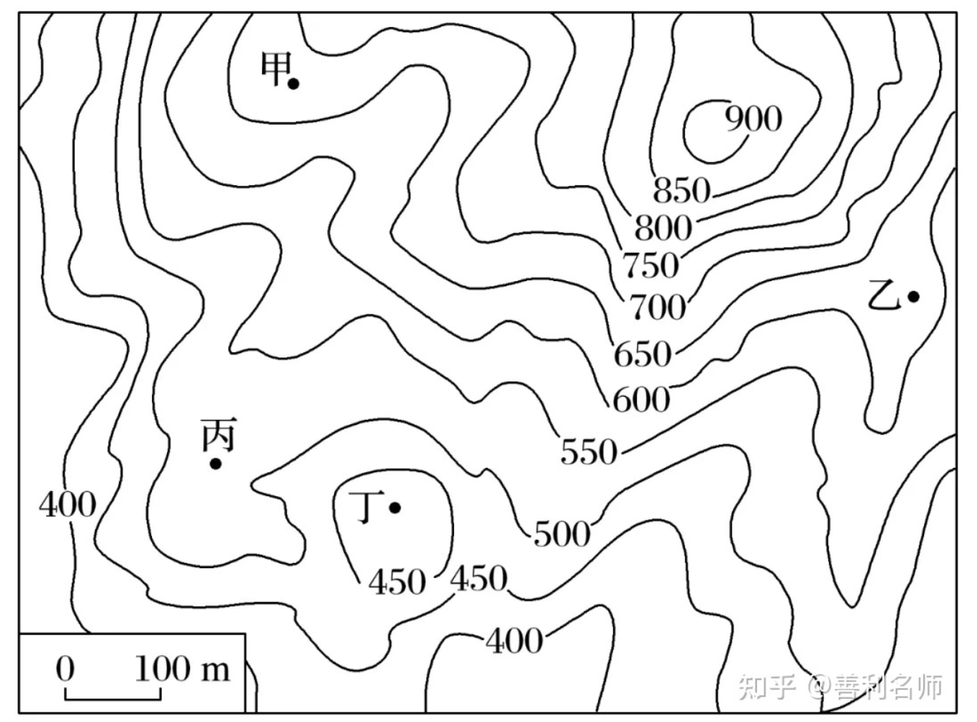
#> input picture in.png, 977 x 722 px, shrunk from 1345 x 994 before the run
$ python p1.py
#> lines starting #> are read from the running program, lines starting #| are printed output that depends on the picture; after the words box and inside, x2 and y2 are one past the last pixel; in counts of white or black regions, pixels touching at a corner belong together
import cv2
import json
dirpath="in.png"
img  = cv2.imread(dirpath)
#> img is the input picture: shape (722, 977, 3); min 0, max 255, mean 238.7

#进行黑度设置
w=len(img)
#> w = 722
h=len(img[0])
#> h = 977
for i in range(w):
    if i%100==0:
        print(f"{i}.")
    for j in range(h):

        if img[i][j][0]>190:
            img[i][j]=[255,255,255]
        else:
            img[i][j]=[0,0,0]
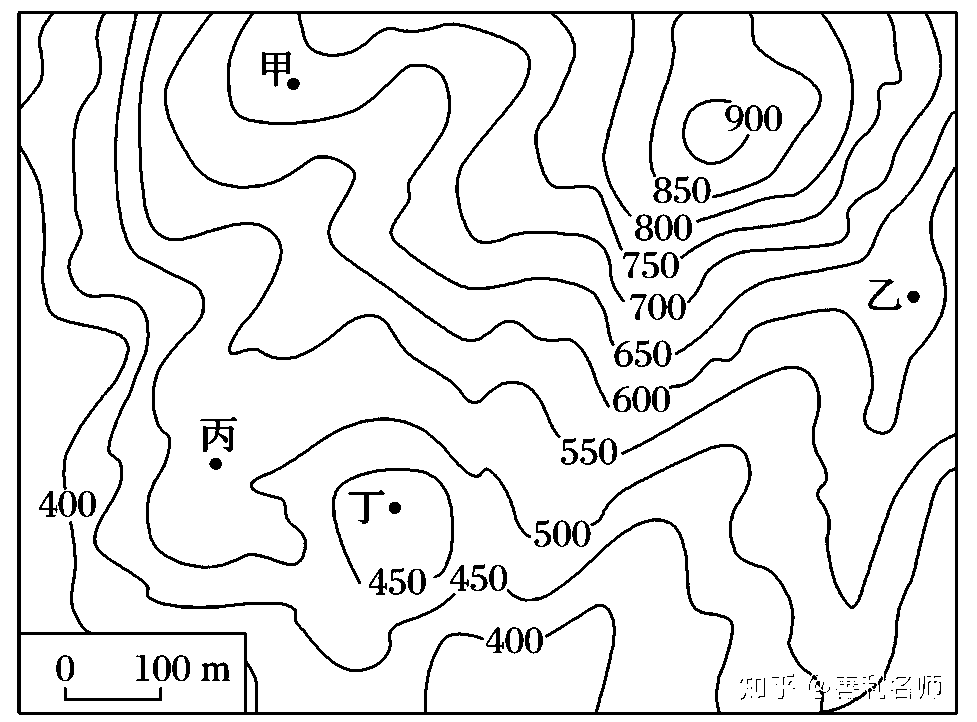
#> img: shape (722, 977, 3); 91.5% white; 117 black regions (54 under 20 px), largest, box (x1, y1, x2, y2) and area: (17, 11, 958, 715) 45382, (590, 444, 812, 676) 1386, (332, 468, 454, 584) 979
cv2.imwrite("proc1.png",img)
print("img_cv:",type(img))
#| img_cv: <class 'numpy.ndarray'>


# 基于机器学习和创新性算法的边坡分析和相关图例模型构建方法
